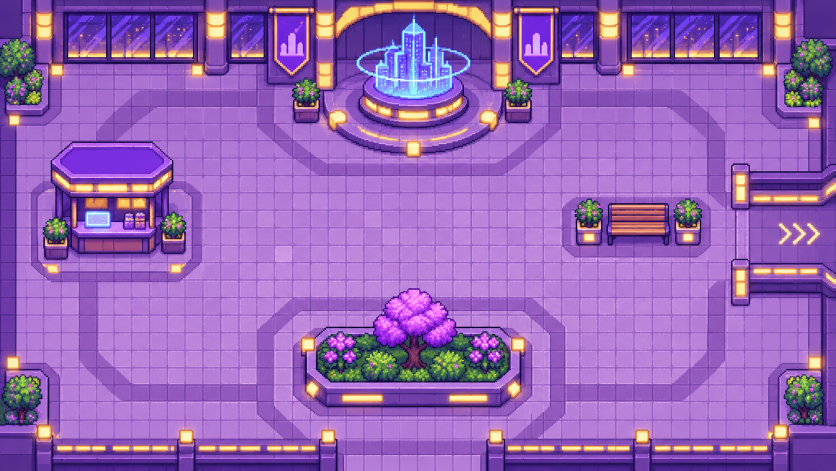
#> input picture tools/arte/referencias-mision3/atrio.png, 1672 x 941 px (shown at 1/2 size); its folder holds only this picture in this run
$ python preparar_mision3.py
#> lines starting #> are read from the running program, lines starting #| are printed output that depends on the picture
"""Prepara los recursos originales del rediseño de la misión 3."""
from pathlib import Path
from PIL import Image

ROOT = Path(__file__).resolve().parents[2]
SOURCE = ROOT / "tools/arte/referencias-mision3"
DEST = ROOT / "src/main/resources/cliente/mision3/redisenio"
DEST.mkdir(parents=True, exist_ok=True)


def alpha_crop(image: Image.Image) -> Image.Image:
    image = image.convert("RGBA")
    mask = image.getchannel("A").point(lambda value: 255 if value > 40 else 0)
    bounds = mask.getbbox()
    if bounds is None:
        raise ValueError("Imagen sin personaje visible")
    return image.crop(bounds)


for name in ("atrio", "pixel", "pasillo", "nucleo"):
    image = Image.open(SOURCE / f"{name}.png").convert("RGB")
#> image is the input picture: PIL image 1672x941 RGB; mean R, G, B 150.4, 100.7, 182.7
    image.resize((1280, 720), Image.Resampling.LANCZOS).save(DEST / f"fondo-{name}.png")
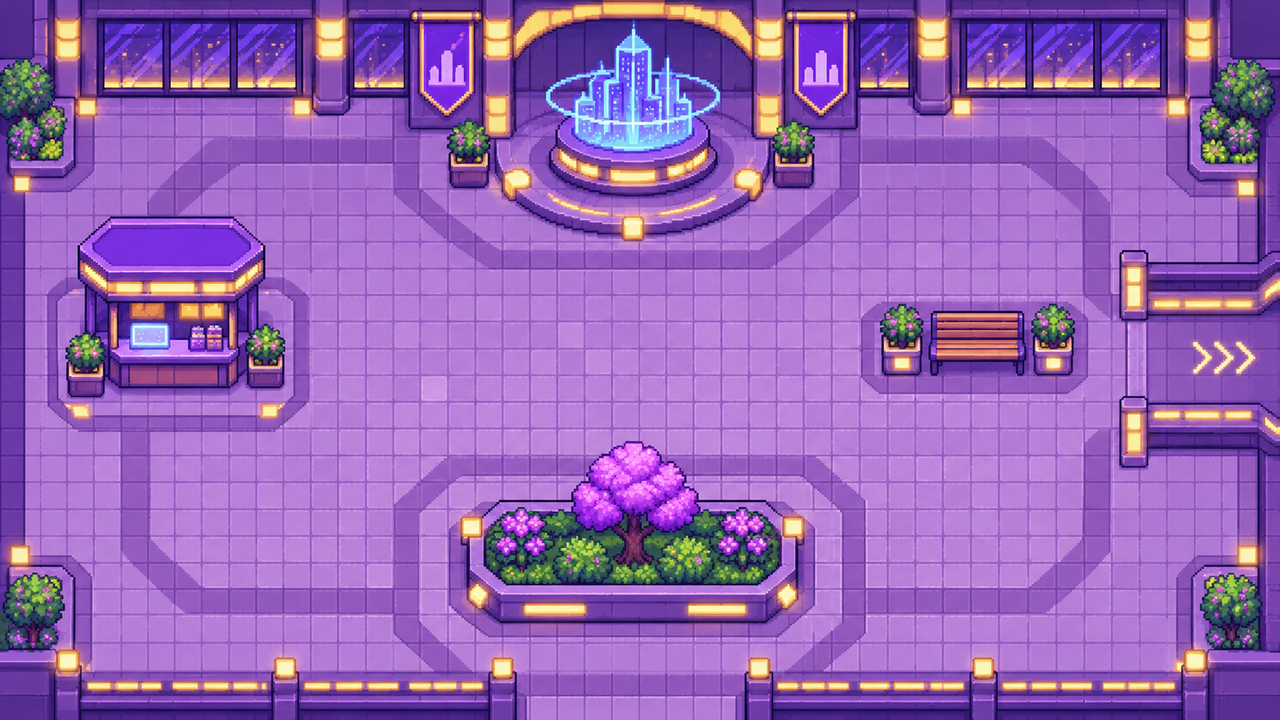
#> saved as fondo-atrio.png: PIL image 1280x720 RGB; mean R, G, B 150.4, 100.7, 182.7
#> (the run stopped early here; a loop or call above may not have finished)
